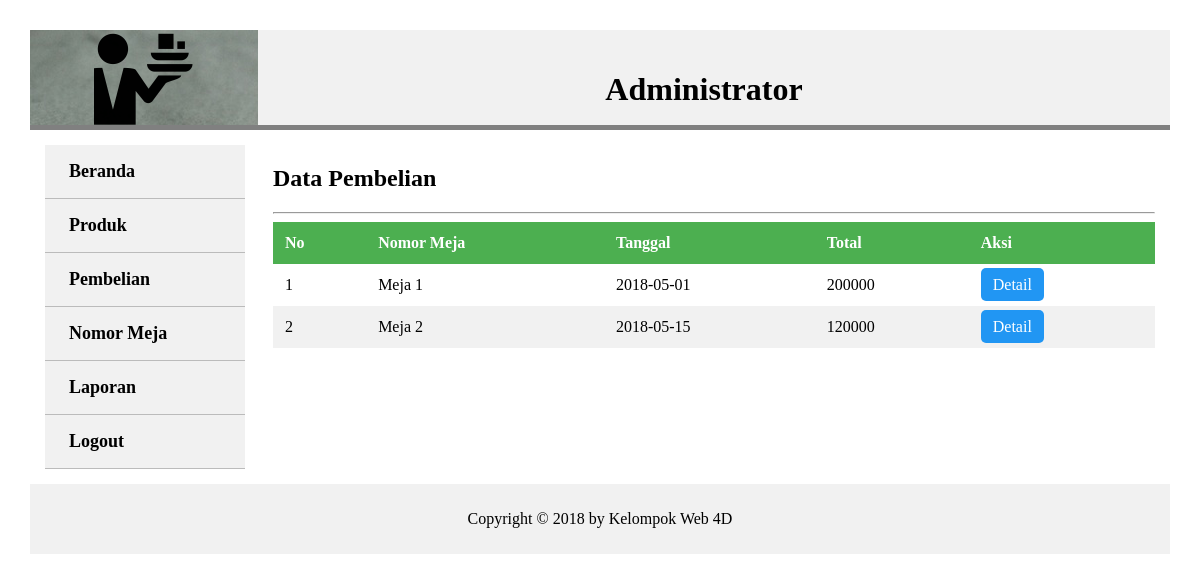
Screenshot of /trash/admin/index.php?halaman=pembelian (signed in) with the database file from the repository.
### tables this page shows
CREATE TABLE `pembelian` (
  `id_pembelian` int(11) NOT NULL,
  `id_meja` int(11) NOT NULL,
  `tanggal_pembelian` date NOT NULL,
  `total_pembelian` int(11) NOT NULL
);

CREATE TABLE `meja` (
  `id_meja` int(11) NOT NULL,
  `nomor_meja` varchar(20) NOT NULL
);

### trash/admin/pembelian.php (the view)
<h2>Data Pembelian</h2>
<hr/>
<table>
	<thead>
		<tr>
			<th>No</th>
			<th>Nomor Meja</th>
			<th>Tanggal</th>
			<th>Total</th>
			<th>Aksi</th>
		</tr>
	</thead>
	<tbody>
		<?php $nomor=1; ?>
		<?php $ambil=$koneksi->query("SELECT * FROM pembelian JOIN meja ON pembelian.id_meja=meja.id_meja"); ?>
		<?php while ($pecah = $ambil->fetch_assoc()){ ?>
		<tr>
			<td><?php echo $nomor; ?></td>
			<td><?php echo $pecah['nomor_meja']; ?></td>
			<td><?php echo $pecah['tanggal_pembelian']; ?></td>
			<td><?php echo $pecah['total_pembelian']; ?></td>
			<td><a href="index.php?halaman=detail&id=<?php echo $pecah['id_pembelian']  ?>" class="btn info">Detail</a></td>
		</tr>
		<?php $nomor++; ?>
		<?php } ?>
	</tbody>
</table>

### trash/admin/style.css (style rules this page uses)
* { box-sizing: border-box; }
body { margin: 0; }
table { border-collapse: collapse; width: 100%; }
th, td { text-align: left; padding: 12px; }
tr:nth-child(even) { background-color: #f1f1f1 }
th { background-color: #4CAF50; color: white; }
.btn { border: none; color: white; padding: 8px 12px; font-size: 16px; border-radius: 5px; cursor: pointer; text-decoration: none; }
.info { background-color: #2196F3; }

### rows the page displays
pembelian: id_meja.nomor_meja "Meja 1", tanggal_pembelian "2018-05-01", total_pembelian "200000"
pembelian: id_meja.nomor_meja "Meja 2", tanggal_pembelian "2018-05-15", total_pembelian "120000"
